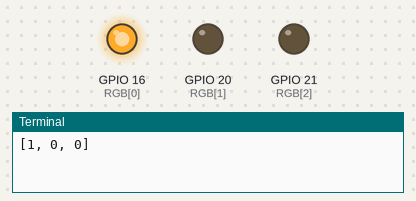
Bench run of a program on a simulated Raspberry Pi (BCM pin numbers). Parts: output pins drawn as LEDs (lit = HIGH), the last lines printed to the terminal.

Above: at 1.0 s.
At 5.0 s:
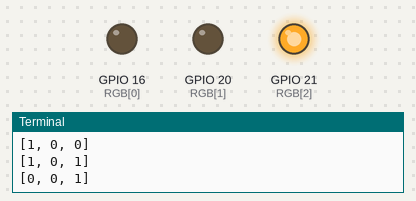
At 7.0 s:
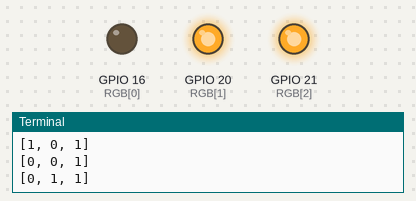
At 9.0 s:
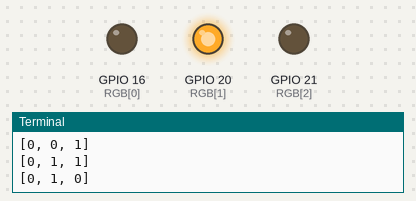
At 13.0 s:
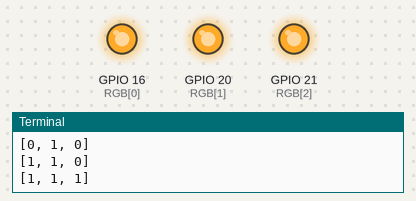
At 17.0 s:
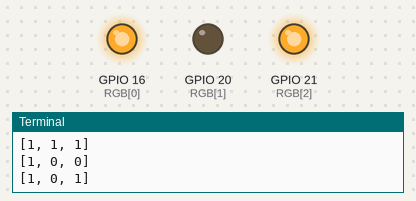
Timing chart, 0 to 18.2 s (numbered marks = the images above):
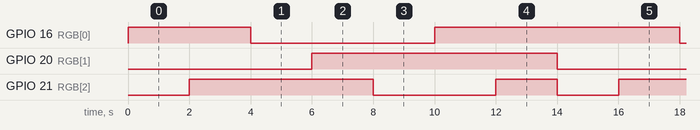

The program:

RGBcycle.py
```python
# !/usr/bin/env python
# Author http://crazyice.net/?p=164
# Cycle RGB LED Colors (red, violett, blau, turqoise, green, white)

import RPi.GPIO as GPIO
import time

GPIO.setmode(GPIO.BCM)
GPIO.setwarnings(False)

RGB = [16, 20, 21]
LEDSTATUS = [[1, 0, 0], [1, 0, 1], [0, 0, 1], [0, 1, 1], [0, 1, 0], [1, 1, 0], [1, 1, 1]]

for pin in RGB:
    GPIO.setup(pin, GPIO.OUT)
    GPIO.output(pin, GPIO.LOW)

try:
    while True:
        for status in LEDSTATUS:
            print(status)
            for i in range(0, 3):
                GPIO.output(RGB[i], status[i])
            time.sleep(2.0)

except KeyboardInterrupt:
    print "Exiting"
    GPIO.cleanup()
```

Measured:
- by itself, GPIO 16 (RGB[0]): repeats every 14.0 s: LOW 6.0 s, HIGH 8.0 s
- by itself, GPIO 20 (RGB[1]): alternates HIGH for 8.0 s and LOW for 6.0 s
- by itself, GPIO 21 (RGB[2]): repeats every 14.0 s: LOW 4.0 s, HIGH 2.0 s, LOW 2.0 s, HIGH 6.0 s
